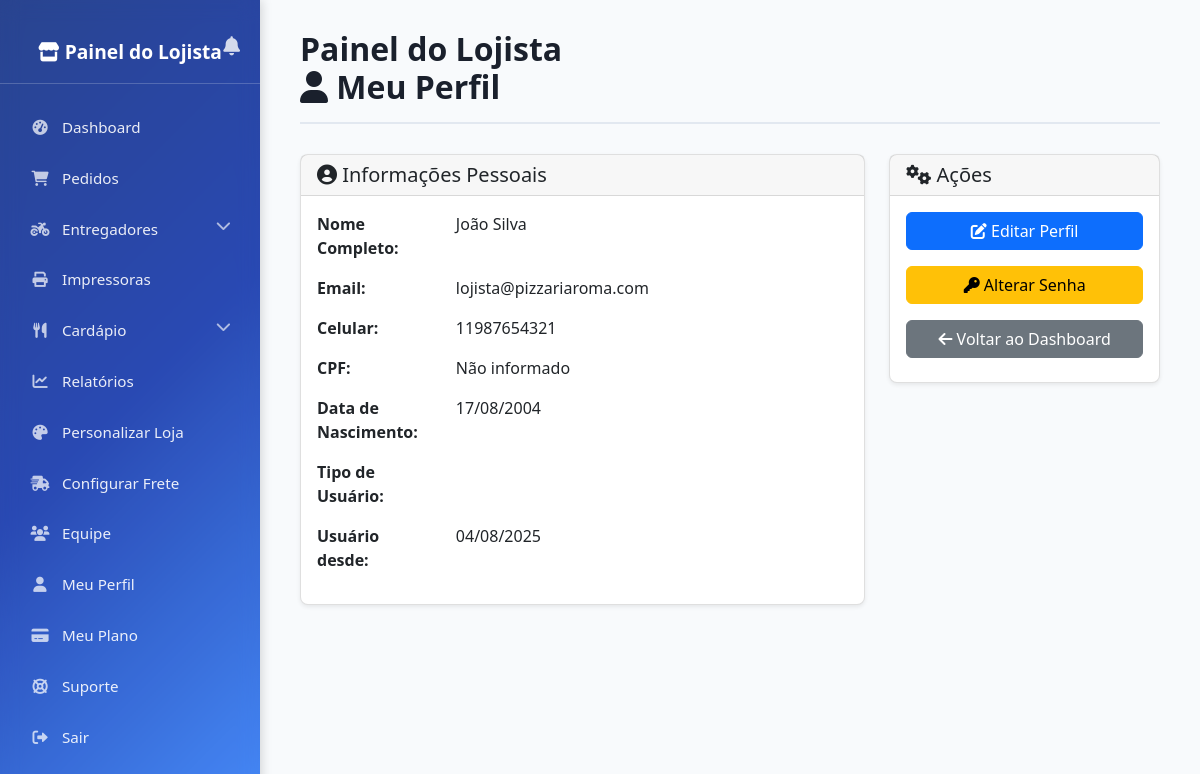
Screenshot of /admin-loja/perfil/ (signed in) with the database file from the repository.
### core/models.py (models this page shows, shortened)
class Usuario(AbstractUser):
    TIPO_USUARIO_CHOICES = [
        ('cliente', 'Cliente'),
        ('funcionario', 'Funcionário'),
        ('gerente', 'Gerente'),
        ('lojista', 'Lojista'),
        ('entregador', 'Entregador'),
        ('superadmin', 'Super Admin'),
    ]
    id = models.UUIDField(primary_key=True, default=uuid.uuid4, editable=False)
    tipo_usuario = models.CharField(max_length=20, choices=TIPO_USUARIO_CHOICES, default='cliente')
    celular = models.CharField(
        max_length=15,
        unique=True,
        validators=[RegexValidator(
            regex=r'^\+?1?\d{9,15}$',
            message="Número de telefone deve estar no formato: '+999999999'. Até 15 dígitos permitidos."
        )]
    )
    data_nascimento = models.DateField(null=True, blank=True)
    cpf = models.CharField(max_length=14, unique=True, null=True, blank=True)
    avatar = models.ImageField(upload_to='avatars/', null=True, blank=True)
    ativo = models.BooleanField(default=True)
    created_at = models.DateTimeField(auto_now_add=True)
    updated_at = models.DateTimeField(auto_now=True)
    class Meta:
        db_table = 'usuarios'
        verbose_name = 'Usuário'
        verbose_name_plural = 'Usuários'

### admin_loja/views_perfil.py (the view)
# urls.py: path('perfil/', views.perfil_visualizar, name='perfil_visualizar'),
@painel_loja_required
def perfil_visualizar(request):
    usuario = request.user
    tipo_usuario_display = {
        'lojista': 'Lojista',
        'gerente': 'Gerente',
        'funcionario': 'Funcionário/Atendente'
    }.get(usuario.tipo_usuario, 'Usuário')
    grupos = usuario.groups.all()
    context = {
        'usuario': usuario,
        'tipo_usuario_display': tipo_usuario_display,
        'grupos': grupos,
    }
    return render(request, 'admin_loja/perfil_visualizar.html', context)

### admin_loja/context_processors.py (called while the page is built)
def painel_permissoes(request):
    user = request.user
    if not user.is_authenticated:
        return {
            'is_lojista': False,
            'is_gerente': False,
            'is_atendente': False,
        }
    is_lojista = getattr(user, 'tipo_usuario', None) == 'lojista'
    is_gerente = getattr(user, 'tipo_usuario', None) == 'gerente'
    is_atendente = user.groups.filter(name='Atendente').exists()
    return {
        'is_lojista': is_lojista,
        'is_gerente': is_gerente,
        'is_atendente': is_atendente,
    }

### admin_loja/utils.py (called while the page is built)
def painel_loja_required(view_func):
    def check_user(user):
        return (
            getattr(user, 'tipo_usuario', None) in ['lojista', 'gerente']
            or user.groups.filter(name='Atendente').exists()
        )
    return user_passes_test(check_user, login_url='login')(view_func)

### core/context_processors.py (called while the page is built)
def site_context(request):
    context = {}
    try:
        restaurante = Restaurante.objects.filter(status='ativo').first()
        if restaurante:
            context['restaurante_atual'] = restaurante
            context['cores_tema'] = {
                'primaria': restaurante.cor_primaria,
                'secundaria': restaurante.cor_secundaria,
                'destaque': restaurante.cor_destaque,
            }
    except Restaurante.DoesNotExist:
        context['restaurante_atual'] = None
        context['cores_tema'] = {
            'primaria': '#dc3545',
            'secundaria': '#6c757d',
            'destaque': '#ffc107',
        }
    return context

### admin_loja/templates/admin_loja/perfil_visualizar.html (shortened to what this page needs)
{% extends 'admin_loja/base_admin_loja.html' %}
{% block header %}
<h1><i class="fas fa-user"></i> Meu Perfil</h1>
{% endblock %}
{% block content %}
<div class="row">
    <div class="col-md-8">
        <div class="card">
            <div class="card-header">
                <h5 class="mb-0"><i class="fas fa-user-circle"></i> Informações Pessoais</h5>
            </div>
            <div class="card-body">
                <div class="row mb-3">
                    <div class="col-sm-3">
                        <strong>Nome Completo:</strong>
                    </div>
                    <div class="col-sm-9">
                        {{ usuario.first_name }} {{ usuario.last_name }}
                    </div>
                </div>
                <div class="row mb-3">
                    <div class="col-sm-3">
                        <strong>Email:</strong>
                    </div>
                    <div class="col-sm-9">
                        {{ usuario.email }}
                    </div>
                </div>
                <div class="row mb-3">
                    <div class="col-sm-3">
                        <strong>Celular:</strong>
                    </div>
                    <div class="col-sm-9">
                        {{ usuario.celular|default:"Não informado" }}
                    </div>
                </div>
                <div class="row mb-3">
                    <div class="col-sm-3">
                        <strong>CPF:</strong>
                    </div>
                    <div class="col-sm-9">
                        {{ usuario.cpf|default:"Não informado" }}
                    </div>
                </div>
                <div class="row mb-3">
                    <div class="col-sm-3">
                        <strong>Data de Nascimento:</strong>
                    </div>
                    <div class="col-sm-9">
                        {{ usuario.data_nascimento|date:"d/m/Y"|default:"Não informado" }}
                    </div>
                </div>
                <div class="row mb-3">
                    <div class="col-sm-3">
                        <strong>Tipo de Usuário:</strong>
                    </div>
                    <div class="col-sm-9">
                        <span class="badge badge-primary">{{ tipo_usuario_display }}</span>
                    </div>
                </div>
                <div class="row mb-3">
                    <div class="col-sm-3">
                        <strong>Usuário desde:</strong>
                    </div>
                    <div class="col-sm-9">
                        {{ usuario.date_joined|date:"d/m/Y" }}
                    </div>
                </div>
            </div>
        </div>
    </div>
    <div class="col-md-4">
        <div class="card">
            <div class="card-header">
                <h5 class="mb-0"><i class="fas fa-cogs"></i> Ações</h5>
            </div>
            <div class="card-body">
                <div class="d-grid gap-2">
                    <a href="{% url 'admin_loja:perfil_editar' %}" class="btn btn-primary">
                        <i class="fas fa-edit"></i> Editar Perfil
                    </a>
                    <a href="{% url 'admin_loja:perfil_alterar_senha' %}" class="btn btn-warning">
                        <i class="fas fa-key"></i> Alterar Senha
                    </a>
                    <a href="{% url 'admin_loja:dashboard' %}" class="btn btn-secondary">
                        <i class="fas fa-arrow-left"></i> Voltar ao Dashboard
                    </a>
                </div>
            </div>
        </div>
    </div>
</div>
{% endblock %}

### admin_loja/templates/admin_loja/base_admin_loja.html (style rules this page uses)
body { display: flex; min-height: 100vh; margin: 0; font-family: 'Segoe UI', Tahoma, Geneva, Verdana, sans-serif; }
header h1 { color: #1a202c; font-size: 2em; font-weight: 600; margin: 0; }
.card { border: 1px solid rgba(0,0,0,.125); border-radius: 0.5rem; box-shadow: 0 0.125rem 0.25rem rgba(0,0,0,.075); }
.btn { border-radius: 0.375rem; font-weight: 500; }
.badge { font-size: 0.75em; }

### admin_loja/templates/admin_loja/perfil_visualizar.html (style rules this page uses)
.card { box-shadow: 0 0.125rem 0.25rem rgba(0, 0, 0, 0.075); margin-bottom: 1.5rem; }
.badge { font-size: 0.875em; }
.btn { margin-bottom: 0.5rem; }
.d-grid { display: grid; }
.gap-2 { gap: 0.5rem; }

### rows the page displays
Usuario: first_name "João", last_name "Silva", email "lojista@pizzariaroma.com", celular "11987654321", cpf "Não informado", data_nascimento "17/08/2004", date_joined "04/08/2025"
